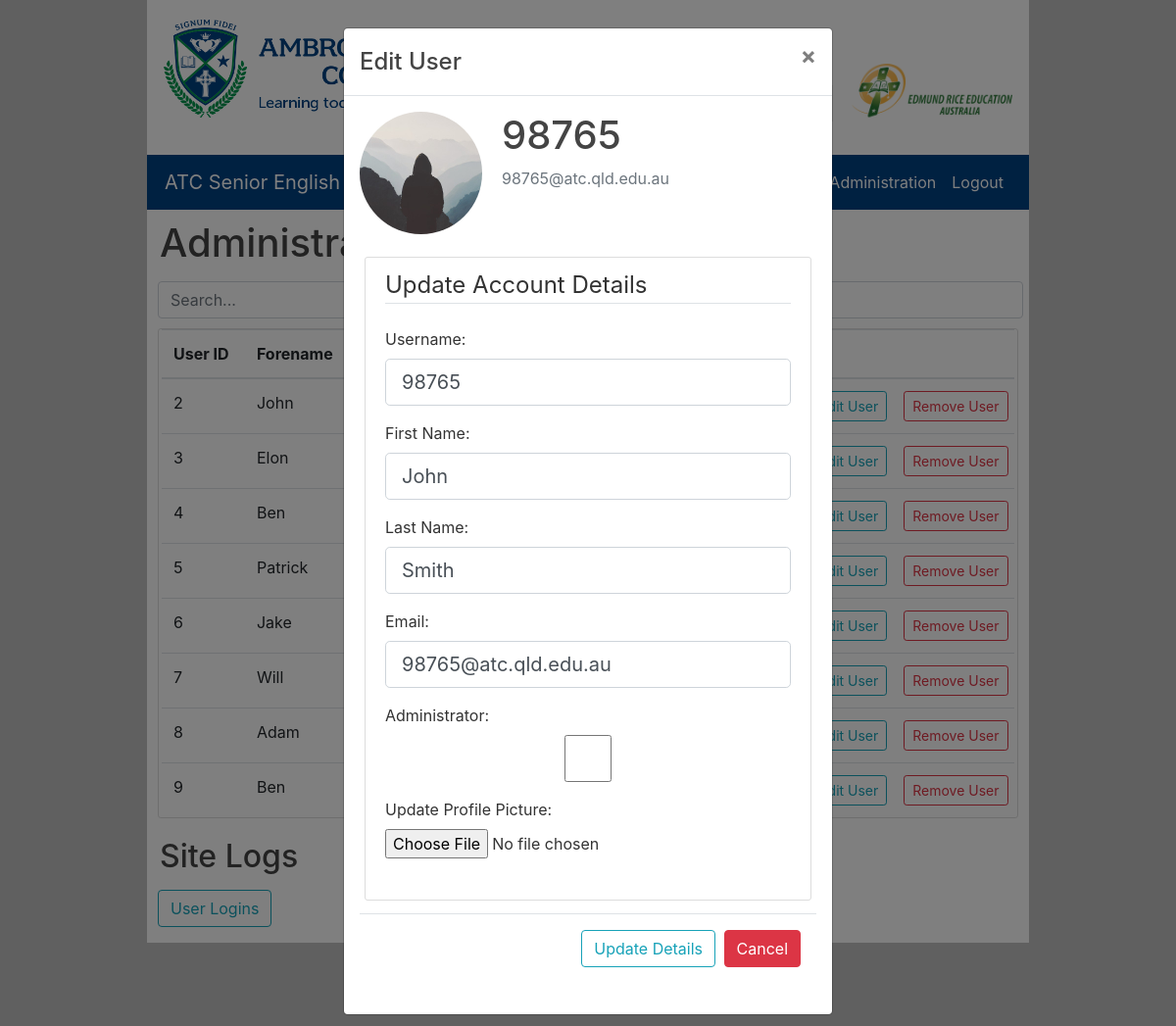
Page /admin/e2 (signed in) on the committed database.
### flaskBlog/models.py (models this page shows, shortened)
class User(db.Model, UserMixin):
    id = db.Column(db.Integer, primary_key=True)
    username = db.Column(db.String(20), unique=True, nullable=False)
    email = db.Column(db.String(120), unique=True, nullable=False)
    image_file = db.Column(db.String(20), nullable=False, default="default.jpg")
    password = db.Column(db.String(60), nullable=False)
    administrator = db.Column(db.Integer, nullable=True)
    posts = db.relationship("Post", backref="author", lazy=True)
    forename = db.Column(db.String(50), nullable=True)
    surname = db.Column(db.String(50), nullable=True)

### flaskBlog/users/routes.py (the view)
@users.route("/admin/e<int:userToEdit>", methods=["GET", "POST"])
@login_required
def editUser(userToEdit):
    if current_user.administrator != 1:
        abort(403)
    posts = Post.query.all()
    userE = User.query.get_or_404(userToEdit)
    userD = None
    noSidebar = False
    users = User.query.filter(User.username != current_user.username)
    form = UpdateAccountFormAdmin()
    form.userE = userE
    if form.validate_on_submit():
        if form.picture.data:
            picture_file = save_picture(form.picture.data)
            userE.image_file = picture_file
        userE.username = str(form.username.data).lower()
        userE.email = str(form.email.data).lower()
        userE.forename = form.forename.data
        userE.surname = form.surname.data
        if form.admin.data == True:
            userE.administrator = 1
        db.session.commit()
        flash("Account Successfully Updated!", "success")
        return redirect(url_for("users.admin"))
    elif request.method == "GET":
        form.username.data = userE.username
        form.forename.data = userE.forename
        form.surname.data = userE.surname
        form.email.data = userE.email
        if userE.administrator == 1:
            form.admin.data = True
        else:
            form.admin.data = False
    image_file = url_for(
        "static", filename="profile_pics/" + userE.image_file)
    return render_template("admin.html", title="Administration", users=users, posts=posts, image_file=image_file, userE=userE, userD=userD, form=form)

### flaskBlog/users/forms.py (shortened to what this page needs)
class UpdateAccountFormAdmin(FlaskForm):
    username = StringField("Username:", validators=[DataRequired(), Length(min=2, max=20)])
    forename = StringField("First Name:", validators=[Length(max=50)])
    surname = StringField("Last Name:", validators=[Length(max=50)])
    email = StringField("Email:", validators=[DataRequired(), Email()])
    picture = FileField("Update Profile Picture:", validators=[FileAllowed(["jpg", "png"])])
    admin = BooleanField("Administrator:")
    submit = SubmitField("Update Details")

### flaskBlog/models.py (called while the page is built)
@login_manager.user_loader
def load_user(user_id):
    return User.query.get(int(user_id))

### flaskBlog/templates/admin.html (shortened to what this page needs)
{% extends 'layout.html' %}
{% block content %}
<div class="container">
    <div id="title">
        <h1>Administration</h1>
    </div>
    <div style="margin-bottom: 10px; padding-left: 5px;">
    </div>
    <div class="table-responsive" id="adminTable" style="width: auto;">
        <table class="table table-hover" style="margin-bottom: 0px;">
            <thead>
                <tr>
                    <th>User ID</th>
                    <th>Forename</th>
                    <th>Surname</th>
                    <th>Username</th>
                    <th>Email</th>
                    <th></th>
                    <th></th>
                </tr>
            </thead>
            <tbody id="userTable">
                {% for user in users %}
                <tr>
                    <td>
                        {{ user.id }}
                    </td>
                    <td>
                        {{ user.forename }}
                    </td>
                    <td>
                    </td>
                    <td>
                    </td>
                    <td>
                    </td>
                    <td style="padding-right: 0px;">
                        <a class="btn btn-outline-info btn-sm"
                            href="{{ url_for('users.editUser', userToEdit=user.id) }}">Edit
                            User</a>
                    </td>
                    <td style="padding-right: 0px;">
                        <a class="btn btn-outline-danger btn-sm"
                            href="{{ url_for('users.deleteUser', userToDelete=user.id) }}">Remove User</a>
                    </td>
                </tr>
                {% endfor %}
            </tbody>
        </table>
    </div>
    <div id="title">
        <h2>Site Logs</h2>
    </div>
    <a class="btn btn-outline-info" href="{{ url_for('users.userLogFile') }}"
        style="margin-left: 5px; margin-bottom: 16px;">User Logins</a>
</div>
{% if userE != None %}
<div class="modal fade" id="editUserModal">
    <div class="modal-dialog">
        <div class="modal-content">
            <form method="POST" action="" enctype="multipart/form-data">
                <div class="modal-header">
                    <h4 class="modal-title">Edit User</h4>
                    <button type="button" class="close" data-dismiss="modal">&times;</button>
                </div>
                <div class="modal-body">
                    <div class="media">
                        <img class="rounded-circle account-img" src="{{ image_file }}" alt="userImage">
                        <div class="media-body">
                            <h2 class="account-heading">{{ userE.username }}</h2>
                            <p class="text-secondary">{{ userE.email }}</p>
                        </div>
                    </div>
                    <div class="content-section">
                        <fieldset class="form-group">
                            <legend class="border-bottom mb-4">Update Account Details</legend>
                            <div class="form-group">
                                {{ form.username.label(class="form-control-label") }}
                                {% if form.username.errors %}
                                {{ form.username(class="form-control form-control-lg is-invalid") }}
                                <div class="invalid-feedback">
                                    {% for error in form.username.errors %}
                                    <span>{{ error }}</span>
                                    {% endfor %}
                                </div>
                                {% else %}
                                {{ form.username(class="form-control form-control-lg") }}
                                {% endif %}
                            </div>
                            <div class="form-group">
                                {{ form.forename.label(class="form-control-label") }}
                                {% if form.forename.errors %}
                                {{ form.forename(class="form-control form-control-lg is-invalid") }}
                                <div class="invalid-feedback">
                                    {% for error in form.forename.errors %}
                                    <span>{{ error }}</span>
                                    {% endfor %}
                                </div>
                                {% else %}
                                {{ form.forename(class="form-control form-control-lg") }}
                                {% endif %}
                            </div>
                            <div class="form-group">
                                {{ form.surname.label(class="form-control-label") }}
                                {% if form.surname.errors %}
                                {{ form.surname(class="form-control form-control-lg is-invalid") }}
                                <div class="invalid-feedback">
                                    {% for error in form.surname.errors %}
                                    <span>{{ error }}</span>
                                    {% endfor %}
                                </div>
                                {% else %}
                                {{ form.surname(class="form-control form-control-lg") }}
                                {% endif %}
                            </div>
                            <div class="form-group">
                                {{ form.email.label(class="form-control-label") }}
                                {% if form.email.errors %}
                                {{ form.email(class="form-control form-control-lg is-invalid") }}
                                <div class="invalid-feedback">
                                    {% for error in form.email.errors %}
                                    <span>{{ error }}</span>
                                    {% endfor %}
                                </div>
                                {% else %}
                                {{ form.email(class="form-control form-control-lg") }}
                                {% endif %}
                            </div>
                            <div class="form-group">
                                {{ form.admin.label(class="form-control-label") }}
                                {% if form.admin.errors %}
                                {{ form.forename(class="form-control form-control-lg is-invalid") }}
                                <div class="invalid-feedback">
                                    {% for error in form.admin.errors %}
                                    <span>{{ error }}</span>
                                    {% endfor %}
                                </div>
                                {% else %}
                                {{ form.admin(class="form-control form-control-lg") }}
                                {% endif %}
                            </div>
                            <div class="form-group">
                                {{ form.picture.label() }}
                                {{ form.picture(class="form-control-file") }}
                            </div>
                        </fieldset>
                    </div>
                    <div class="modal-footer">
                        <div class="form-group">
                            {{ form.submit(class="btn btn-outline-info") }}
                            <button type="button" class="btn btn-danger" data-dismiss="modal"
                                style="margin-left: 4px;">Cancel</button>
                        </div>
                    </div>
                </div>
            </form>
        </div>
    </div>
</div>
{% endif %}
{% endblock content %}

### flaskBlog/static/main.css (style rules this page uses)
html { width: 75% !important; margin: auto !important; background-color: #c0c0c0 !important; }
#title { padding-left: 7px; padding-top: 10px; margin-bottom: 15px; }
#adminTable { background: rgb(255, 255, 255); padding-left: 3px; padding-right: 3px; border: 1px solid #dddddd; border-radius: 3px; margin-top: 7px; margin-left: 5px; margin-right: 5px; margin-bottom: 10px; }
.container { padding-left: 2px; padding-right: 2px; }
body { background: #ffffff; color: #333333; }
h1, h2, h3, h4, h5, h6 { color: #444444; }
.content-section { background: rgb(255, 255, 255); padding: 10px 20px; border: 1px solid #dddddd; border-radius: 3px; margin-top: 7px; margin-bottom: 13px; margin-left: 5px; margin-right: 5px; }
.account-img { height: 125px; width: 125px; margin-right: 20px; margin-bottom: 16px; }
.account-heading { font-size: 2.5rem; }

### rows in the picture
User: id "2", forename "John", username "98765", email "98765@atc.qld.edu.au", surname "Smith"
User: id "3", forename "Elon"
User: id "4", forename "Ben"
User: id "5", forename "Patrick"
User: id "6", forename "Jake"
User: id "7", forename "Will"
User: id "8", forename "Adam"
User: id "9", forename "Ben"
